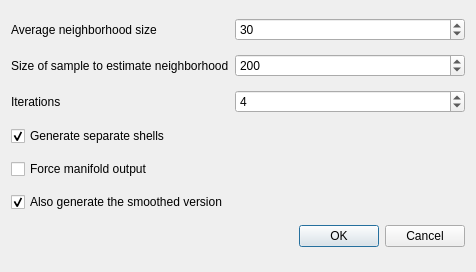
<?xml version="1.0" encoding="UTF-8"?>
<ui version="4.0">
 <class>ScaleSpaceOptionsDialog</class>
 <widget class="QDialog" name="ScaleSpaceOptionsDialog">
  <property name="geometry">
   <rect>
    <x>0</x>
    <y>0</y>
    <width>476</width>
    <height>272</height>
   </rect>
  </property>
  <property name="windowTitle">
   <string>Scale-Space Surface Reconstruction</string>
  </property>
  <layout class="QGridLayout" name="gridLayout">
   <item row="3" column="0">
    <widget class="QCheckBox" name="m_genShells">
     <property name="text">
      <string>Generate separate shells</string>
     </property>
     <property name="checked">
      <bool>true</bool>
     </property>
    </widget>
   </item>
   <item row="5" column="0">
    <widget class="QCheckBox" name="m_genSmooth">
     <property name="text">
      <string>Also generate the smoothed version</string>
     </property>
     <property name="checked">
      <bool>true</bool>
     </property>
    </widget>
   </item>
   <item row="1" column="0">
    <widget class="QLabel" name="label_2">
     <property name="text">
      <string>Size of sample to estimate neighborhood</string>
     </property>
    </widget>
   </item>
   <item row="6" column="2">
    <widget class="QDialogButtonBox" name="buttonBox">
     <property name="standardButtons">
      <set>QDialogButtonBox::Cancel|QDialogButtonBox::Ok</set>
     </property>
    </widget>
   </item>
   <item row="1" column="1" colspan="2">
    <widget class="QSpinBox" name="m_samples">
     <property name="maximum">
      <number>1000000</number>
     </property>
     <property name="value">
      <number>200</number>
     </property>
    </widget>
   </item>
   <item row="2" column="1" colspan="2">
    <widget class="QSpinBox" name="m_iterations">
     <property name="minimum">
      <number>1</number>
     </property>
     <property name="maximum">
      <number>1000000</number>
     </property>
     <property name="value">
      <number>4</number>
     </property>
    </widget>
   </item>
   <item row="0" column="1" colspan="2">
    <widget class="QSpinBox" name="m_neighbors">
     <property name="minimum">
      <number>0</number>
     </property>
     <property name="maximum">
      <number>100000</number>
     </property>
     <property name="value">
      <number>30</number>
     </property>
    </widget>
   </item>
   <item row="0" column="0">
    <widget class="QLabel" name="label">
     <property name="text">
      <string>Average neighborhood size</string>
     </property>
    </widget>
   </item>
   <item row="2" column="0">
    <widget class="QLabel" name="label_3">
     <property name="text">
      <string>Iterations</string>
     </property>
    </widget>
   </item>
   <item row="4" column="0">
    <widget class="QCheckBox" name="m_forceManifold">
     <property name="text">
      <string>Force manifold output</string>
     </property>
    </widget>
   </item>
  </layout>
 </widget>
 <resources/>
 <connections>
  <connection>
   <sender>buttonBox</sender>
   <signal>accepted()</signal>
   <receiver>ScaleSpaceOptionsDialog</receiver>
   <slot>accept()</slot>
   <hints>
    <hint type="sourcelabel">
     <x>177</x>
     <y>123</y>
    </hint>
    <hint type="destinationlabel">
     <x>53</x>
     <y>125</y>
    </hint>
   </hints>
  </connection>
  <connection>
   <sender>buttonBox</sender>
   <signal>rejected()</signal>
   <receiver>ScaleSpaceOptionsDialog</receiver>
   <slot>reject()</slot>
   <hints>
    <hint type="sourcelabel">
     <x>257</x>
     <y>119</y>
    </hint>
    <hint type="destinationlabel">
     <x>257</x>
     <y>143</y>
    </hint>
   </hints>
  </connection>
 </connections>
</ui>
